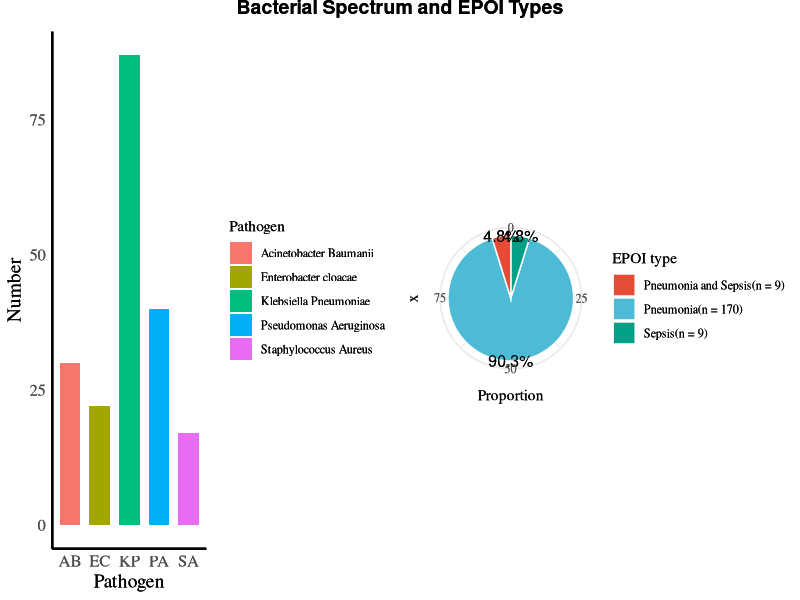

Reproduce this figure in R.
## ---- chunk 1
# Load necessary packages
library(ggplot2)
library(gridExtra)
library(ggsci)
library(grid)

# Set the base theme for ggplot2
theme_set(theme_minimal(base_family = "serif"))

# Given bacterial names
bacteria_names <- c("Klebsiella Pneumoniae", "Pseudomonas Aeruginosa", "Acinetobacter Baumanii", "Enterobacter cloacae", "Staphylococcus Aureus")

# Create data frame for bacterial data
bacteria_data <- data.frame(
  bacteria = bacteria_names,
  abbreviation = c("KP", "PA", "AB", "EC", "SA"),  
  value = c(87, 40, 30, 22, 17)
)

# Create a bar plot with labels on the left side
bar_plot <- ggplot(bacteria_data, aes(x = abbreviation, y = value, fill = bacteria)) +
  geom_bar(stat = "identity", position = position_dodge2(0.9, padding = 0.1), width = 0.7) +
  scale_fill_npg() +  # Set fill color
  scale_color_npg() +  # Set border color
  labs(x = "Pathogen", y = "Number") +
  scale_fill_discrete(name = "Pathogen") +
  theme(
    panel.grid = element_blank(),  # Hide grid lines
    axis.text = element_text(size = 12),  # Set axis text size
    axis.title = element_text(size = 14),  # Set axis title size
    axis.line = element_line(size = 0.8)  # Display axis lines
  )

# Infection type data
infection_data <- data.frame(
  type = c("Pneumonia(n = 170)", "Sepsis(n = 9)", "Pneumonia and Sepsis(n = 9)"),
  Proportion = c(90.3, 4.8, 4.8)  # Proportion in percentage
)

# Create a pie chart using scale_fill_npg() color scheme
pie_chart <- ggplot(infection_data, aes(x = "", y = Proportion, fill = type)) +
  geom_bar(stat = "identity", width = 1, color = "white") +
  geom_text(aes(x = 1.5, label = paste0(Proportion, "%")), position = position_stack(vjust = 0.5), size = 4) +
  coord_polar(theta = "y") +
  labs(fill = "EPOI type") +
  scale_fill_npg()

# Combine the bar plot and pie chart into one figure, and add a title
combined_plot <- grid.arrange(bar_plot, pie_chart, ncol = 2, top = textGrob("Bacterial Spectrum and EPOI Types", x = unit(0.5, "npc"), y = unit(1, "npc"), just = c("center", "top"), gp = gpar(fontsize = 14, fontface = "bold")))

# Display the combined plot
print(combined_plot)
grid.draw(combined_plot)

